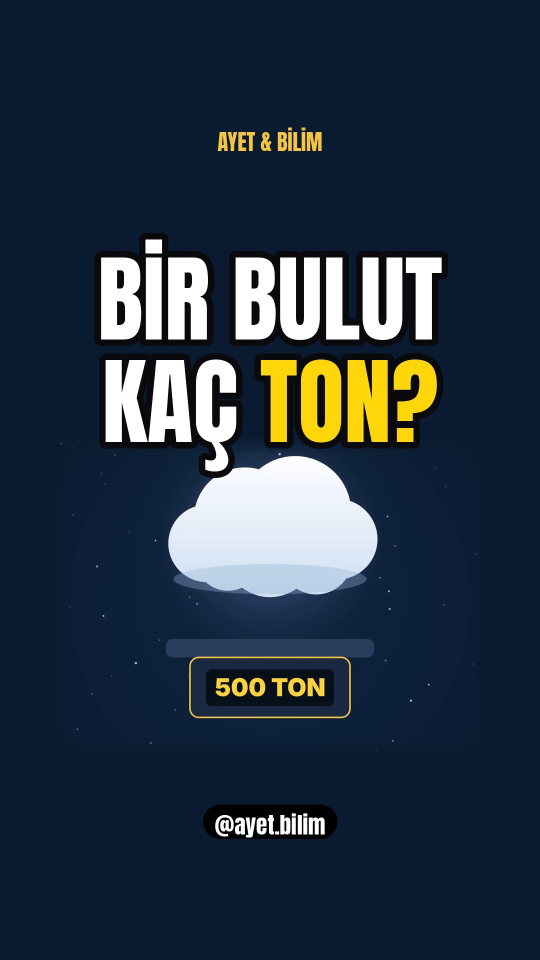
#> input picture thumbs/ayet-bulut-55_thumb.jpg, 1080 x 1920 px (shown at 1/2 size)
$ python thumb.py ../thumbs/machu-picchu-harcsiz_thumb.jpg ../thumbs/ayet-bulut-55_thumb.jpg ../thumbs/ayet-bulut-55_thumb.jpg ../thumbs/ayet-bulut-55_thumb.jpg ../thumbs/ayet-bulut-55_thumb.jpg ../thumbs/ayet-bulut-55_thumb.jpg
#> lines starting #> are read from the running program, lines starting #| are printed output that depends on the picture
#!/usr/bin/env python3
"""Code-made thumbnails (free): 1080x1920 Instagram cover + 1280x720 YouTube thumbnail.
usage: thumb.py out_prefix "LINE1" "LINE2" "YELLOW_WORDS" "@handle" frame1.jpg [frame2.jpg frame3.jpg]
 - LINE1/LINE2: headline lines (2-4 words total, uppercase applied with Turkish rules)
 - YELLOW_WORDS: words (space separated) painted yellow
 - 1 frame = full background; 3 frames = collage
"""
import sys
from PIL import Image, ImageDraw, ImageFilter, ImageFont

FONT = "/usr/share/fonts/truetype/google-fonts/ofl/anton/Anton-Regular.ttf"
YEL = (255, 214, 10); WHITE = (255, 255, 255)

def tr_upper(s):
    return s.replace("i", "İ").replace("ı", "I").upper()

def cover(img, w, h, fy=0.5):
    s = max(w / img.width, h / img.height)
    im = img.resize((round(img.width * s), round(img.height * s)), Image.LANCZOS)
    x = (im.width - w) // 2; y = int((im.height - h) * fy)
    return im.crop((x, y, x + w, y + h))

def background(frames, w, h, fy):
    if len(frames) == 1:
        return cover(frames[0], w, h, fy)
    bg = Image.new("RGB", (w, h))
    n = len(frames)
    if w > h:   # side by side
        pw = w // n
        for i, f in enumerate(frames):
            bg.paste(cover(f, pw, h, fy), (i * pw, 0))
    else:       # stacked
        ph = h // n
        for i, f in enumerate(frames):
            bg.paste(cover(f, w, ph, 0.5), (0, i * ph))
    return bg

# [7 lines left out: function gradient, not called in this run]

def draw_lines(img, lines, yellow, cx, cy, maxw, size):
    d = ImageDraw.Draw(img)
    yellow = {tr_upper(w) for w in yellow}
    while True:
        f = ImageFont.truetype(FONT, size)
        widths = [d.textlength(l, font=f) for l in lines]
        if max(widths) <= maxw or size < 40: break
        size -= 6
    lh = int(size * 1.08); top = cy - lh * len(lines) // 2
    for i, l in enumerate(lines):
        x = cx - widths[i] / 2; y = top + i * lh
        for wd in l.split(" "):
            col = YEL if wd.strip("?!.,") in {w.strip("?!.,") for w in yellow} or wd in yellow else WHITE
            d.text((x, y), wd, font=f, fill=col, stroke_width=max(4, size // 14), stroke_fill=(10, 10, 14))
            x += d.textlength(wd + " ", font=f)
    return top, top + lh * len(lines)

def mark(img, text, x, y, size):
    d = ImageDraw.Draw(img); f = ImageFont.truetype(FONT, size)
    tw = d.textlength(text, font=f); pad = size // 2
    d.rounded_rectangle([x - tw / 2 - pad, y - pad // 2, x + tw / 2 + pad, y + size + pad // 2], radius=size, fill=(0, 0, 0, 170))
    d.text((x - tw / 2, y - size * 0.12), text, font=f, fill=WHITE)

def main():
    args = sys.argv[1:]
    stack = "--stack" in args
    short = "--short" in args
    args = [a for a in args if a not in ("--stack", "--short")]
    sys.argv = [sys.argv[0]] + args
    out, l1, l2, yel, handle = sys.argv[1:6]
    if short:
        return universal(out, l1, l2, yel, handle, Image.open(sys.argv[6]).convert("RGB"))
    if stack:
        return stacked(out, l1, l2, yel, handle, Image.open(sys.argv[6]).convert("RGB"))
    frames = [Image.open(p).convert("RGB") for p in sys.argv[6:]]
#> frames = 1 item
    lines = [tr_upper(x) for x in (l1, l2) if x]
    yellow = yel.split()
    # vertical cover: text in the centre square (y 420-1500) so it survives the profile-grid crop
    v = background(frames, 1080, 1920, 0.5).convert("RGBA")
#> in cover, im is the input picture: PIL image 1080x1920 RGB; mean R, G, B 38.8, 51.9, 67.6
    shade = Image.new("RGBA", v.size, (6, 8, 16, 255))
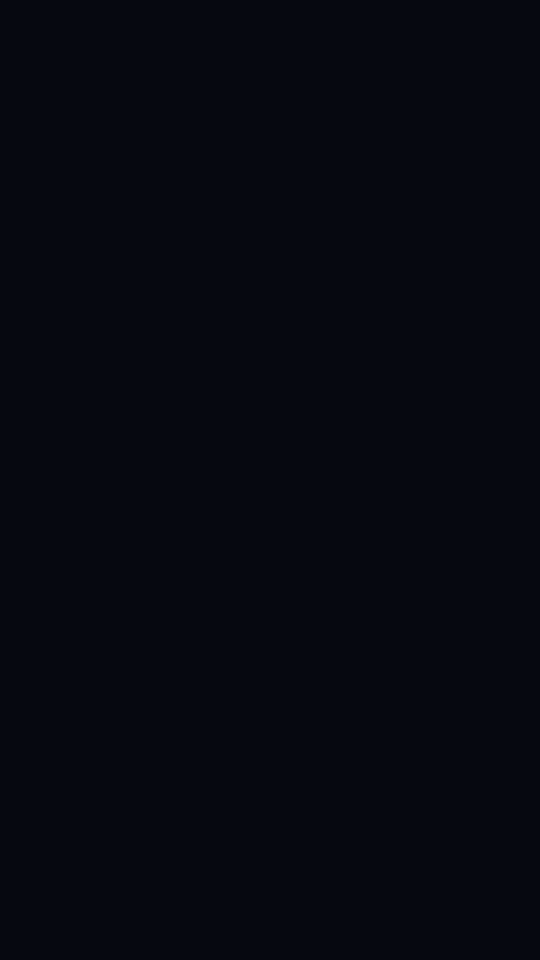
#> shade: PIL image 1080x1920 RGBA (shown at 1/2 size); mean R, G, B, A 6, 8, 16, 255
    band = Image.new("L", v.size, 25); bd = ImageDraw.Draw(band)
#> after `band = Image.new('L', v.size, 25)`: band: PIL image 1080x1920 L; every value is 25
    bd.rectangle([0, 560, 1080, 960], fill=150)
    band = band.filter(ImageFilter.GaussianBlur(120))
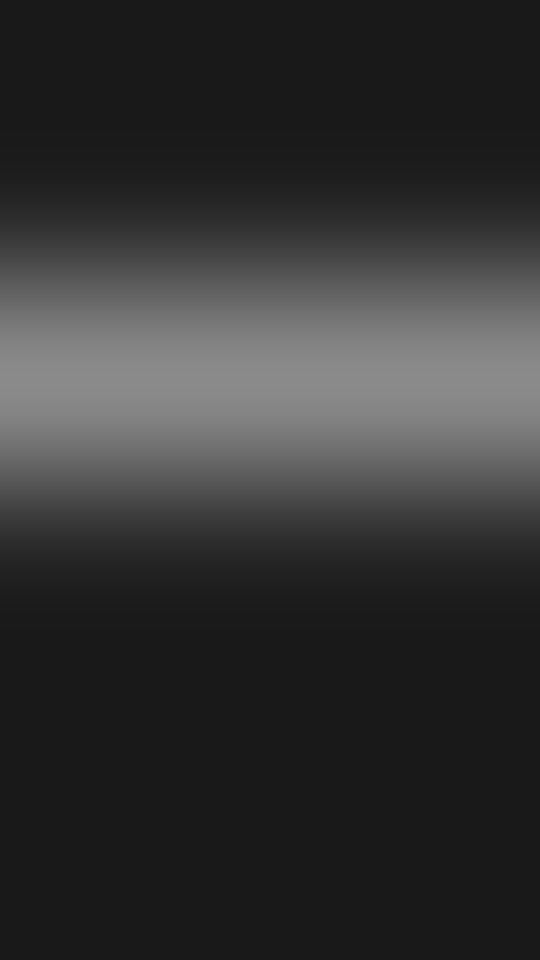
#> band: PIL image 1080x1920 L (shown at 1/2 size); min 25, max 138, mean 51.1
    v = Image.composite(shade, v, band)
    draw_lines(v, lines, yellow, 540, 760, 980, 230)
#> the loop in draw_lines, `while True:` made 31 passes
#> widths on passes 1 to 12: [4417.8, 4417.8], [4302.5, 4302.5], [4187.2, 4187.2], [4072, 4072], [3956.7, 3956.7], [3841.6, 3841.6], [3726.2, 3726.2], [3611.1, 3611.1], [3495.8, 3495.8], [3380.7, 3380.7], [3265.2, 3265.2], [3150, 3150]
#> after the loop in draw_lines, `while True:`: size = 50
#> in draw_lines, `lh = int(size * 1.08)`: lh = 54
#> in draw_lines, `top = cy - lh * len(lines) // 2`: top = 706
#> the loop in draw_lines, `for i, l in enumerate(lines):` made 2 passes
#> y on passes 1 to 2: 706, 760
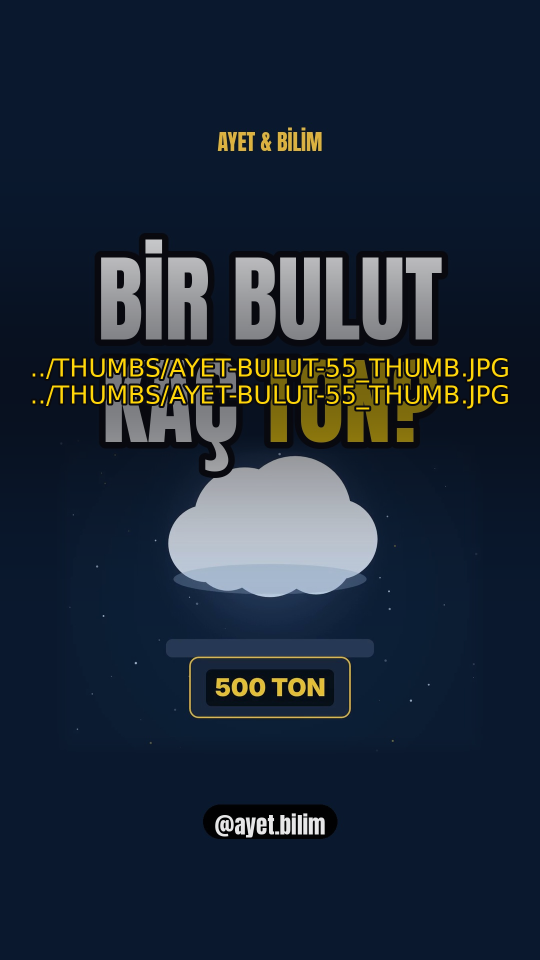
#> v: PIL image 1080x1920 RGBA (shown at 1/2 size); mean R, G, B, A 29.3, 40.3, 54.7, 255
    mark(v, handle, 540, 1380, 46)
#> in mark, `tw = d.textlength(text, font=f)`: tw = 805.5
    v.convert("RGB").save(out + "_cover.jpg", quality=92)
    # landscape YouTube thumbnail
    h = background(frames, 1280, 720, 0.45).convert("RGBA")
    sh2 = Image.new("RGBA", h.size, (6, 8, 16, 255))
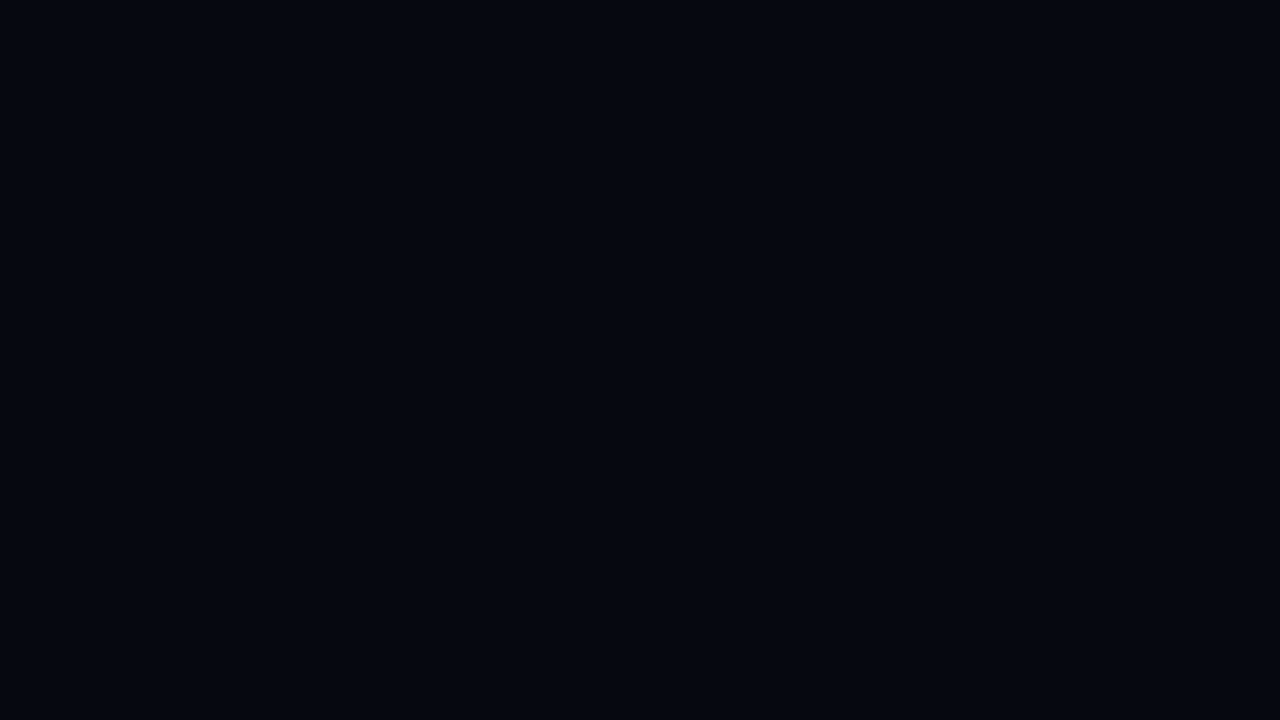
#> sh2: PIL image 1280x720 RGBA; mean R, G, B, A 6, 8, 16, 255
    lg = Image.new("L", h.size, 0); ld = ImageDraw.Draw(lg)
#> after `lg = Image.new('L', h.size, 0)`: lg: PIL image 1280x720 L; every value is 0
    for x in range(1280):
        ld.line([(x, 0), (x, 720)], fill=int(max(0, 190 - x * 0.24)))
    h = Image.composite(sh2, h, lg)
    draw_lines(h, lines, yellow, 380, 330, 700, 150)
#> the loop in draw_lines (call 2), `while True:` made 20 passes
#> widths on passes 1 to 12: [2881.2, 2881.2], [2766.1, 2766.1], [2650.6, 2650.6], [2535.4, 2535.4], [2420.2, 2420.2], [2304.9, 2304.9], [2189.7, 2189.7], [2074.5, 2074.5], [1959.2, 1959.2], [1843.9, 1843.9], [1728.7, 1728.7], [1613.5, 1613.5]
#> the loop in draw_lines (call 2), `for i, l in enumerate(lines):` made 2 passes
#> y on passes 1 to 2: 292, 330
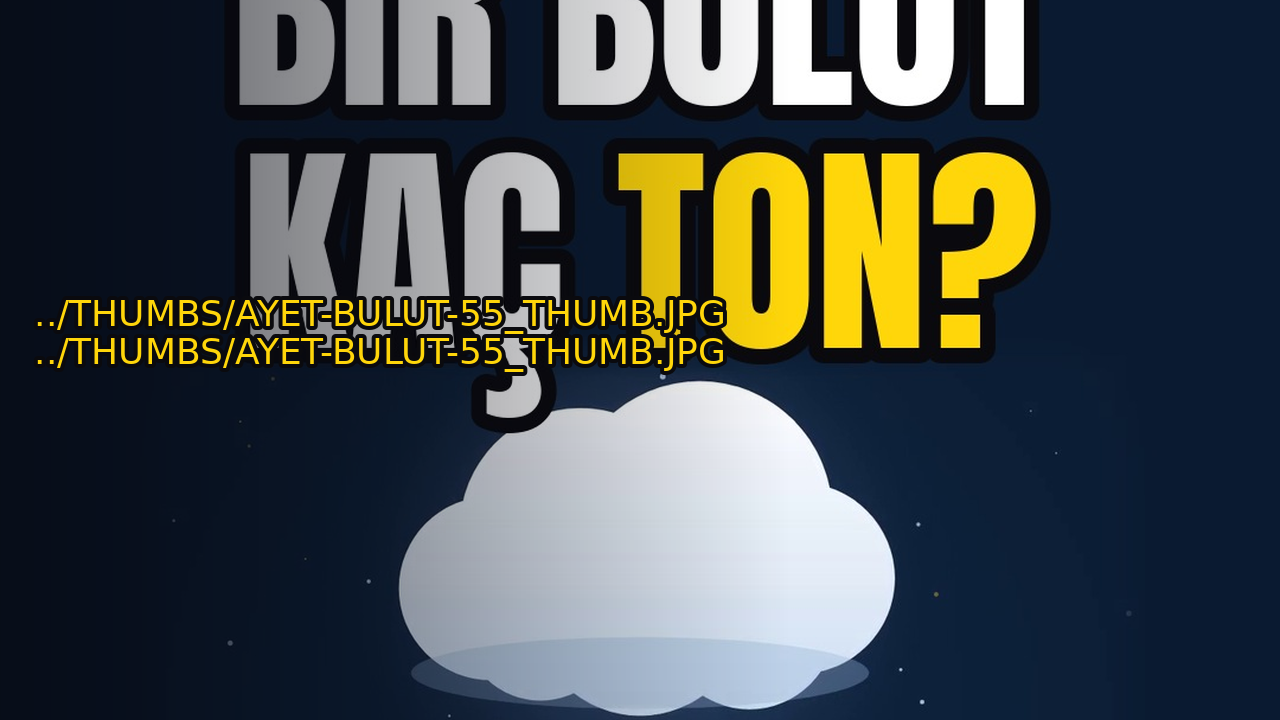
#> h: PIL image 1280x720 RGBA; mean R, G, B, A 68.1, 74.3, 74.8, 255
    mark(h, handle, 380, 600, 30)
    h.convert("RGB").save(out + "_thumb.jpg", quality=92)
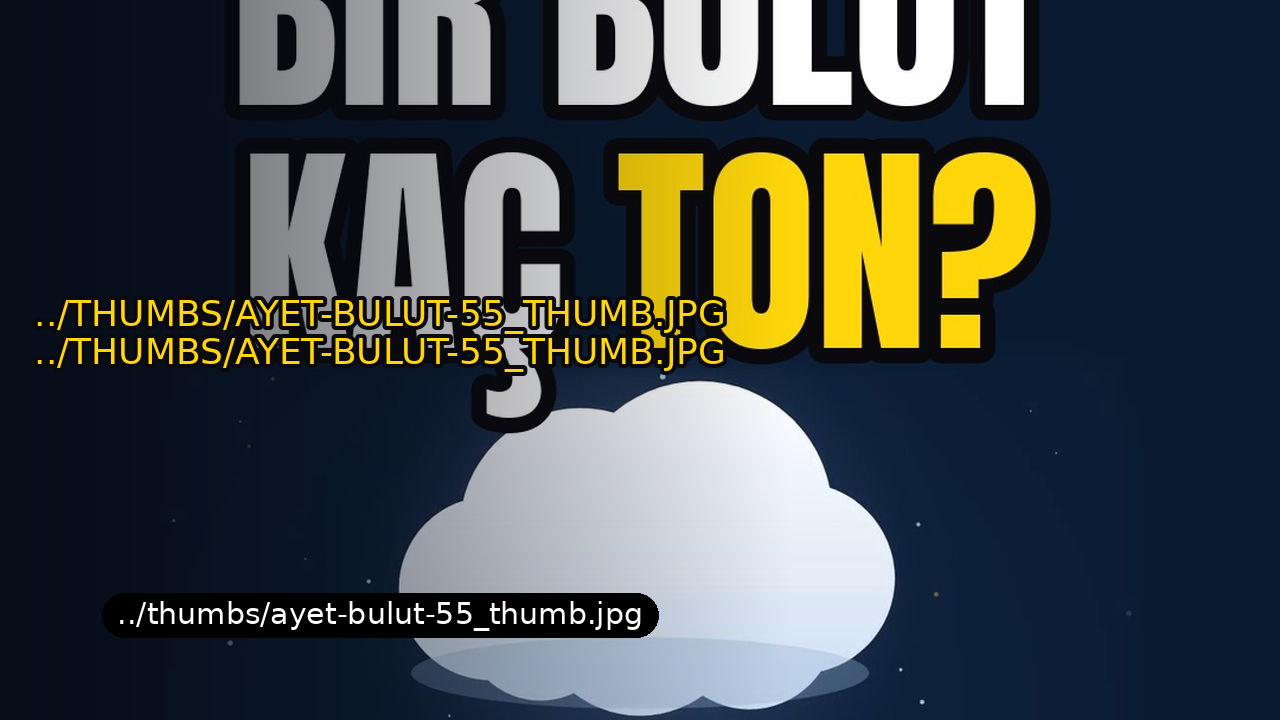
#> saved as machu-picchu-harcsiz_thumb.jpg_thumb.jpg: PIL image 1280x720 RGB; mean R, G, B 66.9, 72.8, 72.9
    print(out + "_cover.jpg", out + "_thumb.jpg")

# [43 lines left out: functions stacked, universal, not called in this run]

if __name__ == "__main__":
    main()

$ run again, on thumbs/ayet-bulut-55_thumb16.jpg
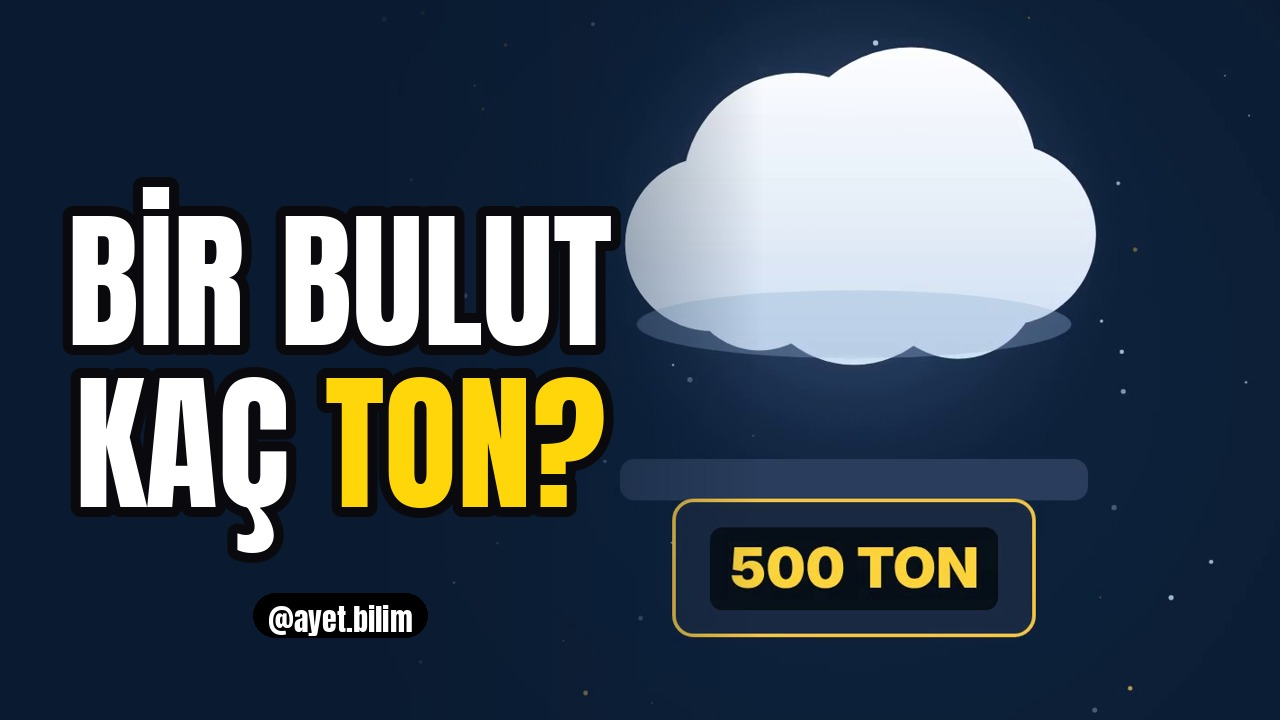
#> input picture thumbs/ayet-bulut-55_thumb16.jpg, 1280 x 720 px
#> frames = 1 item
#> the loop in draw_lines, `while True:` made 32 passes
#> widths on passes 1 to 8: [4710.4, 4710.4], [4587.5, 4587.5], [4464.6, 4464.6], [4341.8, 4341.8], [4218.9, 4218.9], [4096.1, 4096.1], [3973.1, 3973.1], [3850.4, 3850.4]
#> after the loop in draw_lines, `while True:`: size = 44
#> lh = 47
#> top = 713
#> the loop in draw_lines, `for i, l in enumerate(lines):` made 2 passes
#> y on passes 1 to 2: 713, 760
#> in main, `draw_lines(v, lines, yellow, 540, 760, 980, 230)`:
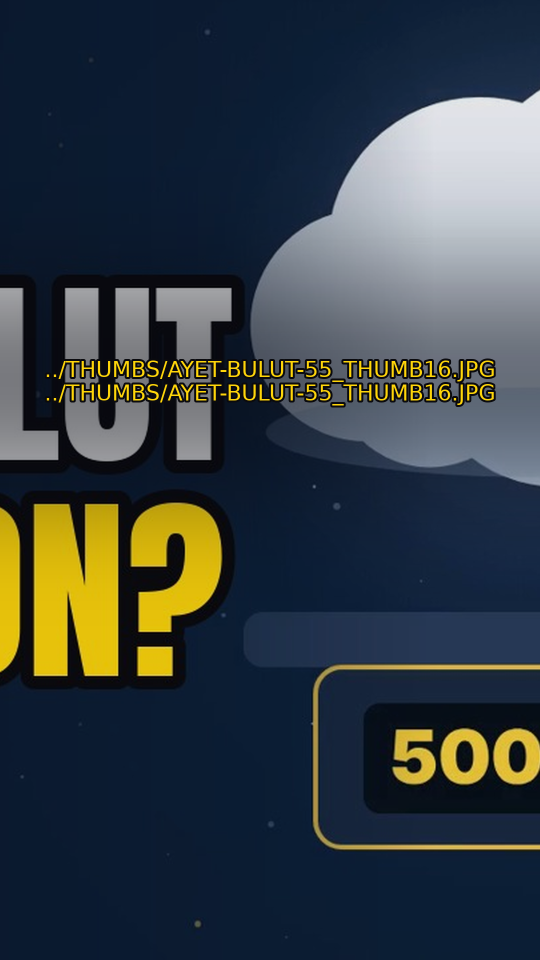
#> v: PIL image 1080x1920 RGBA (shown at 1/2 size); mean R, G, B, A 53, 62, 67, 255
#> tw = 864.1
#> in cover, im is the input picture: PIL image 1280x720 RGB; mean R, G, B 64, 76.1, 88.3
#> lg: PIL image 1280x720 L; every value is 0
#> the loop in draw_lines (call 2), `while True:` made 20 passes
#> widths on passes 1 to 8: [3072.1, 3072.1], [2949.3, 2949.3], [2826.2, 2826.2], [2703.3, 2703.3], [2580.5, 2580.5], [2457.6, 2457.6], [2334.7, 2334.7], [2211.9, 2211.9]
#> the loop in draw_lines (call 2), `for i, l in enumerate(lines):` made 2 passes
#> y on passes 1 to 2: 292, 330
#> in main, `h.convert("RGB").save(out + "_thumb.jpg", quality=92)`:
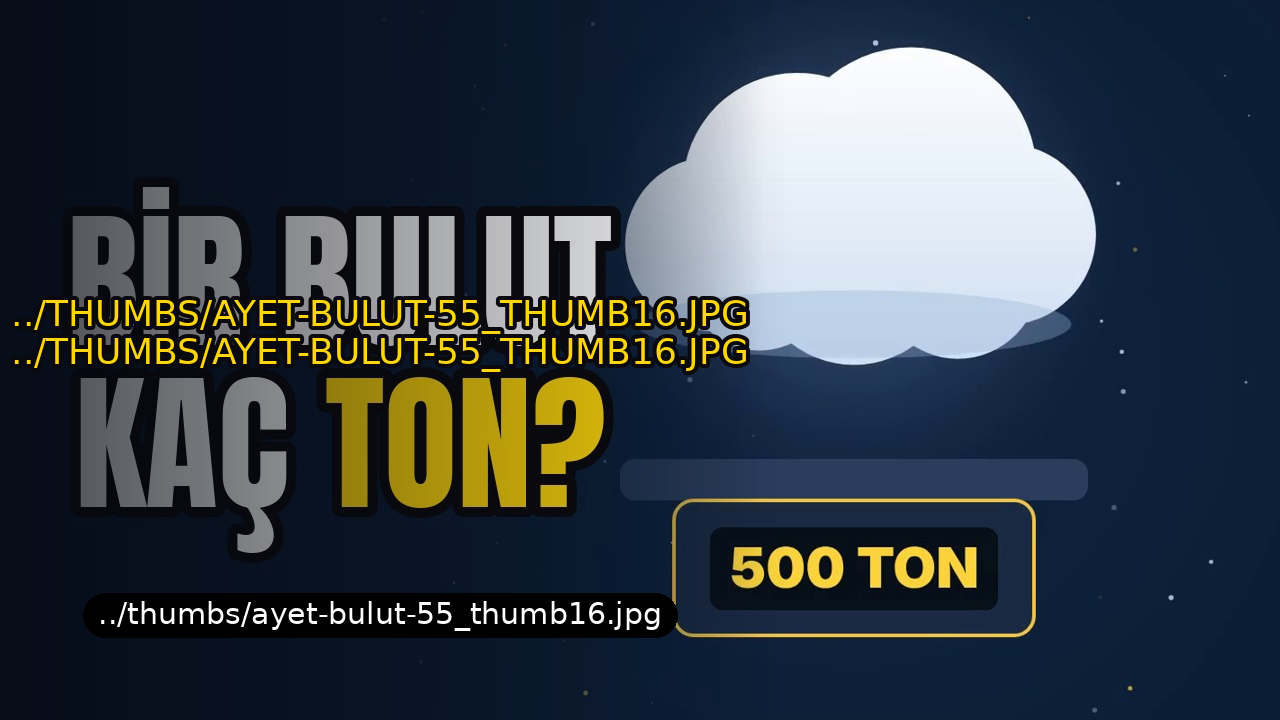
#> saved as ayet-bulut-55_thumb16.jpg_thumb.jpg: PIL image 1280x720 RGB; mean R, G, B 53.3, 62.6, 71.2
